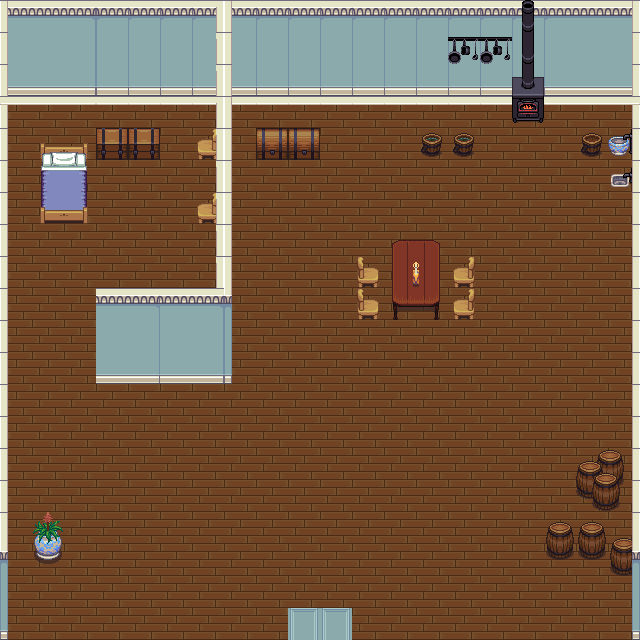

The image is a tile-based game level rendered from a .tmx file. Its description and source (layers, tilesets, objects; grid data summarised) follow:
An orthogonal 20x20 tile map with 32x32 px tiles, 7 tile layers (collision, background, foreground, mur, ...), 12 tilesets and 1 object (tp).

<map version="1.0" orientation="orthogonal" renderorder="right-down" width="20" height="20" tilewidth="32" tileheight="32" nextobjectid="15">
 <properties>
  <property name="ennemy" value="0" />
  <property name="music" value="res/musics/006-link-s-house.WAV" />
 </properties>
 <tileset firstgid="1" name="country" tilewidth="32" tileheight="32" tilecount="20" columns="5">
  <image source="../tiles/country.png" width="160" height="128" />
  <tile id="0">
   <properties>
    <property name="destMap" value="res/maps/map_1-1.tm" />
    <property name="destX" value="256" />
    <property name="destY" value="288" />
   </properties>
  </tile>
 </tileset>
 <tileset firstgid="21" name="inside" tilewidth="32" tileheight="32" tilecount="100" columns="10">
  <image source="../tiles/inside.png" width="320" height="320" />
 </tileset>
 <tileset firstgid="121" name="kitchen" tilewidth="32" tileheight="32" tilecount="8" columns="2">
  <image source="../tiles/kitchen.png" width="64" height="128" />
 </tileset>
 <tileset firstgid="129" name="stairs" tilewidth="32" tileheight="32" tilecount="112" columns="8">
  <image source="../tiles/stairs.png" width="256" height="448" />
 </tileset>
 <tileset firstgid="241" name="dirt" tilewidth="32" tileheight="32" tilecount="18" columns="3">
  <image source="../tiles/dirt.png" width="96" height="192" />
 </tileset>
 <tileset firstgid="259" name="victoria" tilewidth="32" tileheight="32" tilecount="55" columns="11">
  <image source="../tiles/victoria.png" width="352" height="160" />
 </tileset>
 <tileset firstgid="314" name="barrel" tilewidth="32" tileheight="32" tilecount="8" columns="4">
  <image source="../tiles/barrel.png" width="128" height="64" />
 </tileset>
 <tileset firstgid="322" name="buckets" tilewidth="32" tileheight="32" tilecount="6" columns="3">
  <image source="../tiles/buckets.png" width="96" height="64" />
 </tileset>
 <tileset firstgid="328" name="castle_lightsources" tilewidth="32" tileheight="32" tilecount="20" columns="5">
  <image source="../tiles/castle_lightsources.png" width="160" height="128" />
 </tileset>
 <tileset firstgid="348" name="chests" tilewidth="32" tileheight="32" tilecount="6" columns="2">
  <image source="../tiles/chests.png" width="64" height="96" />
 </tileset>
 <tileset firstgid="354" name="dungeon" tilewidth="32" tileheight="32" tilecount="104" columns="13">
  <image source="../tiles/dungeon.png" width="416" height="256" />
 </tileset>
 <tileset firstgid="458" name="tuto-slick2d-037-tuile-logic (1)" tilewidth="32" tileheight="32" tilecount="25" columns="5">
  <image source="../tiles/tuto-slick2d-037-tuile-logic (1).png" width="160" height="160" />
 </tileset>
 <layer name="collision" width="20" height="20">
  <data>[400 cells, 166 non-empty, 9 distinct tile ids]</data>
 </layer>
 <layer name="background" width="20" height="20">
  <data>[400 cells, 400 non-empty, 11 distinct tile ids]</data>
 </layer>
 <layer name="foreground" width="20" height="20">
  <data>[400 cells, 43 non-empty, 33 distinct tile ids]</data>
 </layer>
 <layer name="mur" width="20" height="20">
  <data>[400 cells, 101 non-empty, 32 distinct tile ids]</data>
 </layer>
 <layer name="Tile Layer 6" width="20" height="20">
  <data>[400 cells, 0 non-empty, 0 distinct tile ids]</data>
 </layer>
 <layer name="Tile Layer 7" width="20" height="20">
  <data>[400 cells, 0 non-empty, 0 distinct tile ids]</data>
 </layer>
 <layer name="top" width="20" height="20">
  <data>[400 cells, 1 non-empty, 1 distinct tile ids]</data>
 </layer>
 <objectgroup name="tp" width="40" height="20">
  <object id="14" type="tp" x="287" y="622" width="68" height="14">
   <properties>
    <property name="destMap" value="res/maps/map_1-1.tmx" />
    <property name="destX" value="272" />
    <property name="destY" value="288" />
   </properties>
  </object>
 </objectgroup>
</map>
